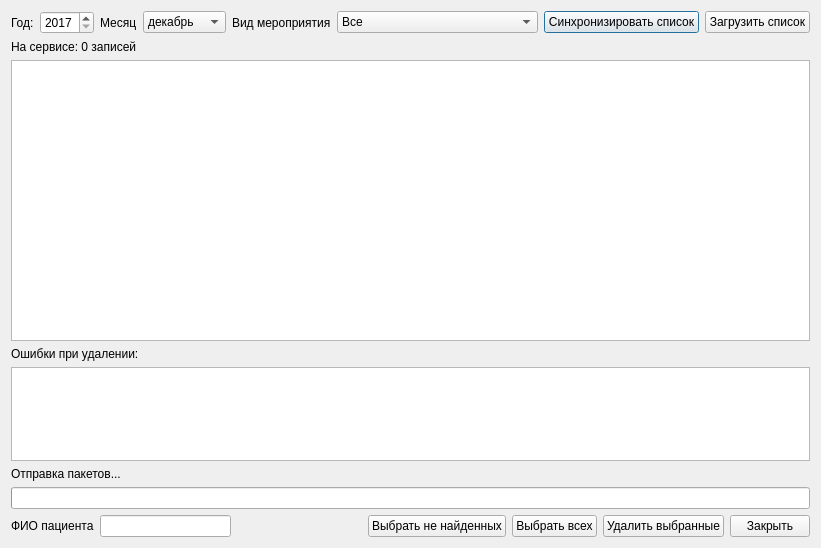
<?xml version="1.0" encoding="UTF-8"?>
<ui version="4.0">
 <class>ImportDispExportedPlanDialog</class>
 <widget class="QDialog" name="ImportDispExportedPlanDialog">
  <property name="geometry">
   <rect>
    <x>0</x>
    <y>0</y>
    <width>821</width>
    <height>548</height>
   </rect>
  </property>
  <property name="windowTitle">
   <string>Список планирования на сервисе ТФОМС</string>
  </property>
  <layout class="QVBoxLayout" name="verticalLayout">
   <item>
    <layout class="QHBoxLayout" name="horizontalLayout">
     <item>
      <widget class="QLabel" name="label">
       <property name="text">
        <string>Год:</string>
       </property>
      </widget>
     </item>
     <item>
      <widget class="QSpinBox" name="sbYear">
       <property name="minimum">
        <number>2017</number>
       </property>
       <property name="maximum">
        <number>9999</number>
       </property>
      </widget>
     </item>
     <item>
      <widget class="QLabel" name="label_2">
       <property name="text">
        <string>Месяц</string>
       </property>
      </widget>
     </item>
     <item>
      <widget class="QComboBox" name="cmbMonth">
       <property name="currentIndex">
        <number>11</number>
       </property>
       <item>
        <property name="text">
         <string>январь</string>
        </property>
       </item>
       <item>
        <property name="text">
         <string>февраль</string>
        </property>
       </item>
       <item>
        <property name="text">
         <string>март</string>
        </property>
       </item>
       <item>
        <property name="text">
         <string>апрель</string>
        </property>
       </item>
       <item>
        <property name="text">
         <string>май</string>
        </property>
       </item>
       <item>
        <property name="text">
         <string>июнь</string>
        </property>
       </item>
       <item>
        <property name="text">
         <string>июль</string>
        </property>
       </item>
       <item>
        <property name="text">
         <string>август</string>
        </property>
       </item>
       <item>
        <property name="text">
         <string>сентябрь</string>
        </property>
       </item>
       <item>
        <property name="text">
         <string>октябрь</string>
        </property>
       </item>
       <item>
        <property name="text">
         <string>ноябрь</string>
        </property>
       </item>
       <item>
        <property name="text">
         <string>декабрь</string>
        </property>
       </item>
      </widget>
     </item>
     <item>
      <widget class="QLabel" name="label_3">
       <property name="text">
        <string>Вид мероприятия</string>
       </property>
      </widget>
     </item>
     <item>
      <widget class="QComboBox" name="cmbKind">
       <property name="sizePolicy">
        <sizepolicy hsizetype="Expanding" vsizetype="Fixed">
         <horstretch>0</horstretch>
         <verstretch>0</verstretch>
        </sizepolicy>
       </property>
       <property name="currentIndex">
        <number>0</number>
       </property>
       <item>
        <property name="text">
         <string>Все</string>
        </property>
       </item>
       <item>
        <property name="text">
         <string>Дисп. раз в 3 г</string>
        </property>
       </item>
       <item>
        <property name="text">
         <string>Дисп. раз в 2 г</string>
        </property>
       </item>
       <item>
        <property name="text">
         <string>Проф. осмотр</string>
        </property>
       </item>
       <item>
        <property name="text">
         <string>Дисп. ежегодная</string>
        </property>
       </item>
       <item>
        <property name="text">
         <string>Дисп. углубленная (1 гр)</string>
        </property>
       </item>
       <item>
        <property name="text">
         <string>Дисп. углубленная (2 гр)</string>
        </property>
       </item>
      </widget>
     </item>
     <item>
      <widget class="QPushButton" name="btnSyncMIS">
       <property name="text">
        <string>Синхронизировать список</string>
       </property>
      </widget>
     </item>
     <item>
      <widget class="QPushButton" name="btnRefresh">
       <property name="text">
        <string>Загрузить список</string>
       </property>
      </widget>
     </item>
    </layout>
   </item>
   <item>
    <widget class="QLabel" name="lblExpPlanCount">
     <property name="text">
      <string>На сервисе: 0 записей</string>
     </property>
    </widget>
   </item>
   <item>
    <widget class="CTableView" name="tblExportedPlan">
     <property name="sizePolicy">
      <sizepolicy hsizetype="Expanding" vsizetype="Expanding">
       <horstretch>0</horstretch>
       <verstretch>3</verstretch>
      </sizepolicy>
     </property>
    </widget>
   </item>
   <item>
    <widget class="QLabel" name="label_4">
     <property name="text">
      <string>Ошибки при удалении:</string>
     </property>
    </widget>
   </item>
   <item>
    <widget class="CTableView" name="tblExportedPlanErrors">
     <property name="sizePolicy">
      <sizepolicy hsizetype="Expanding" vsizetype="Expanding">
       <horstretch>0</horstretch>
       <verstretch>1</verstretch>
      </sizepolicy>
     </property>
    </widget>
   </item>
   <item>
    <widget class="QLabel" name="lblDeleteStatus">
     <property name="text">
      <string>Отправка пакетов...</string>
     </property>
    </widget>
   </item>
   <item>
    <widget class="QProgressBar" name="pbDeleteProgress">
     <property name="format">
      <string>%v из %m</string>
     </property>
    </widget>
   </item>
   <item>
    <layout class="QHBoxLayout" name="horizontalLayout_2">
     <item>
      <widget class="QLabel" name="lbl_fio">
       <property name="text">
        <string>ФИО пациента</string>
       </property>
      </widget>
     </item>
     <item>
      <widget class="QLineEdit" name="edit_fio"/>
     </item>
     <item>
      <spacer name="horizontalSpacer">
       <property name="orientation">
        <enum>Qt::Horizontal</enum>
       </property>
       <property name="sizeHint" stdset="0">
        <size>
         <width>40</width>
         <height>20</height>
        </size>
       </property>
      </spacer>
     </item>
     <item>
      <widget class="QPushButton" name="btnSelectNotFound">
       <property name="text">
        <string>Выбрать не найденных</string>
       </property>
      </widget>
     </item>
     <item>
      <widget class="QPushButton" name="btnSelectAll">
       <property name="text">
        <string>Выбрать всех</string>
       </property>
      </widget>
     </item>
     <item>
      <widget class="QPushButton" name="btnDeleteSelected">
       <property name="text">
        <string>Удалить выбранные</string>
       </property>
      </widget>
     </item>
     <item>
      <widget class="QPushButton" name="btnClose">
       <property name="text">
        <string>Закрыть</string>
       </property>
      </widget>
     </item>
    </layout>
   </item>
  </layout>
 </widget>
 <customwidgets>
  <customwidget>
   <class>CTableView</class>
   <extends>QTableView</extends>
   <header>library/TableView.h</header>
  </customwidget>
 </customwidgets>
 <resources/>
 <connections/>
</ui>
